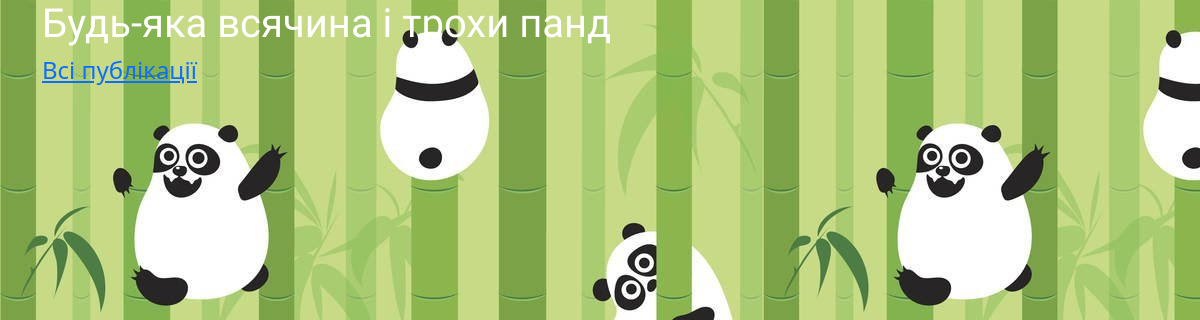
/, run on an earlier commit of the app's database.
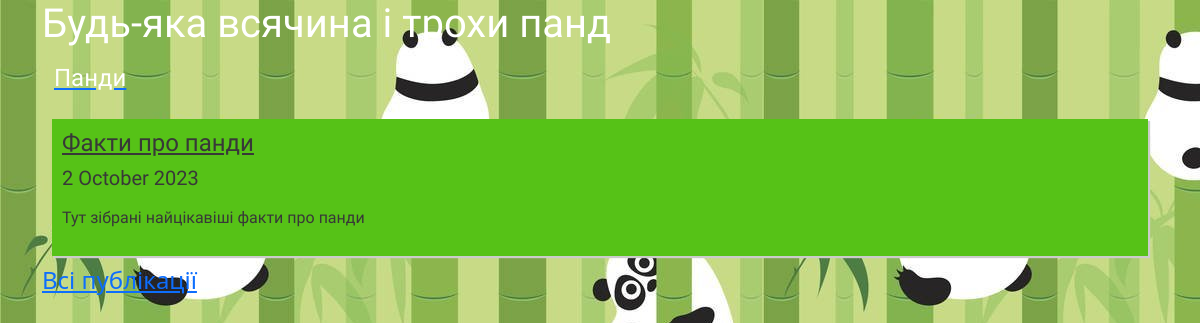
And on a later commit of the database.
### app_blog/models.py (models this page shows, shortened)
class Category(models.Model):
    category = models.CharField(u'Категорія',
    max_length=250, help_text=u'Максимум 250 символів')
    slug = models.SlugField(u'Слаг')
    objects = models.Manager()
    class Meta:
        verbose_name = u'Категорія для публікації'
        verbose_name_plural = u'Категорії для публікацій'
    def get_absolute_url(self):
        try:
            url = reverse('articles-category-list', kwargs={'slug': self.slug})
        except:
            url = "/"
        return url

class Article(models.Model):
 title = models.CharField(u'Заголовок', max_length=250, help_text=u'Максимум 250 символів')
 description = models.TextField(blank=True, verbose_name=u'Опис')
 pub_date = models.DateTimeField(u'Дата публікації', default=timezone.now)
 slug = models.SlugField(u'Слаг', unique_for_date='pub_date')
 main_page = models.BooleanField(u'Головна', default = False,
                                 help_text = u'Показувати на головній сторінці')
 category = models.ForeignKey(Category,
                              related_name='articles', blank = True, null = True,
                              verbose_name = u'Категорія', on_delete = models.CASCADE)
 objects = models.Manager()
 class Meta:
  ordering = ['-pub_date']
  verbose_name = u'Стаття'
  verbose_name_plural = u'Статті'
 def get_absolute_url(self):
  try:
   url = reverse('news-detail',
                 kwargs={
    'year': self.pub_date.strftime("%Y"),
    'month': self.pub_date.strftime("%m"),
    'day': self.pub_date.strftime("%d"),
    'slug': self.slug,
   })
  except:
   url = "/"
  return url

### app_blog/views.py (the view)
# urls.py: path('', HomePageView.as_view(), name='home'),
class HomePageView(ListView):
    model = Article
    template_name = 'index.html'
    context_object_name = 'categories'
    def get_context_data(self, **kwargs):
        context = super(HomePageView, self).get_context_data(**kwargs)
        context['articles'] = Article.objects.filter(main_page=True)[:5]
        return context
    def get_queryset(self, *args, **kwargs):
        categories = Category.objects.all()
        return categories

### app_blog/templates/index.html (shortened to what this page needs)
{% extends "base.html" %}
{% load static %}
{% block content %}{% endblock %}

What changed in the data, as far as the page shows it:
added Category: slug+category "Панди Факти про панди 2 October 2023 Тут зібрані найцікавіші факти про панди Всі публікації"
Also different on the page:
text no longer shown: "Всі публікації"
